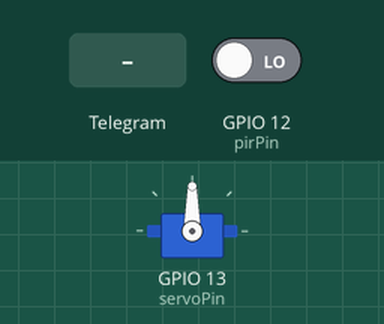
Simulated run of this sketch. Board: ESP32. On the bench: servo. The test bench sets the inputs (shaded band); at power-on: GPIO 12 (pirPin) LOW. WiFi joins after 1.5 s; servers stay silent unless stated; what the sketch prints to the serial monitor is not drawn.

Above: at 3.0 s.
3.1 s: Telegram message "/comida" received
At 5.1 s:
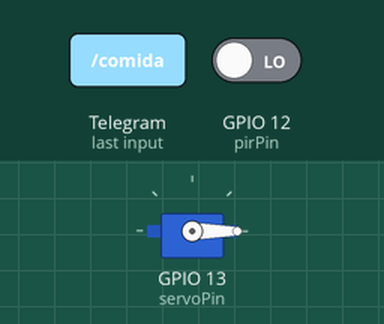
Timing chart, 0 to 6.6 s (numbered marks = the images above; inputs shaded):
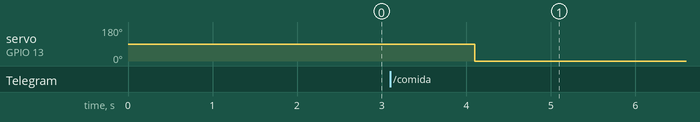

Measured:
- after the input at 3.1 s, servo on GPIO 13 (servoPin): 90° → 0° after 1.0 s

The sketch:

servo_detection.ino
```cpp
#include <WiFi.h>
#include <WiFiClientSecure.h>
#include <ESP32Servo.h> // Biblioteca compatible con ESP32
#include <UniversalTelegramBot.h>
#include <ArduinoJson.h>

Servo myservo;  // crea el objeto servo

// GPIO de salida del servo
static const int servoPin = 13;

// GPIO del sensor de movimiento
static const int pirPin = 12;

// Reemplazar con tus credenciales de Wifi
const char* ssid     = "red paredes";
const char* password = "M2934567";

// Inicializa Bot Telegram
#define BOTtoken "8123267335:AAHrBKa3R6pLJolA2miBzMHC-jxnwFL33c8"  // Tu Bot Token (Obtener de Botfather)

#define CHAT_ID "7132883650"

WiFiClientSecure client;

UniversalTelegramBot bot(BOTtoken, client);

// Variable para guardar el estado del sensor PIR
bool motionDetected = false;

void handleNewMessages(int numNewMessages) {
  for (int i = 0; i < numNewMessages; i++) {
    // Chat id of the requester
    String chat_id = String(bot.messages[i].chat_id);
    if (chat_id != CHAT_ID) {
      bot.sendMessage(chat_id, "Usuario no autorizado", "");
      continue;
    }

    String text = bot.messages[i].text;

    if (text == "/comida") {
      bot.sendMessage(chat_id, "Alimentando", "");
      myservo.write(90); // Mueve el servo a 90 grados
      delay(500);        // Espera 500 ms
      myservo.write(0);  // Regresa el servo a 0 grados
    }
  }
}

void setup() {
  Serial.begin(115200);

  myservo.attach(servoPin);  // vincula el servo en el servoPin

  pinMode(pirPin, INPUT); // Configura el pin del PIR como entrada

  // Conecta a red WiFi con SSID y password
  Serial.print("Conectando a ");
  Serial.println(ssid);
  WiFi.begin(ssid, password);
  client.setCACert(TELEGRAM_CERTIFICATE_ROOT);

  while (WiFi.status() != WL_CONNECTED) {
    delay(500);
    Serial.print(".");
  }
  // Muestra IP local
  Serial.println("");
  Serial.println("WiFi conectado.");
  Serial.println("IP address: ");
  Serial.println(WiFi.localIP());

  bot.sendMessage(CHAT_ID, "Bot iniciado", "");
}

void loop() {
  int numNewMessages = bot.getUpdates(bot.last_message_received + 1);

  while (numNewMessages) {
    handleNewMessages(numNewMessages);
    numNewMessages = bot.getUpdates(bot.last_message_received + 1);
  }

  // Leer el estado del sensor PIR
  if (digitalRead(pirPin) == HIGH) {
    if (!motionDetected) {
      // Si se detecta movimiento y no se había detectado antes, envía el mensaje
      bot.sendMessage(CHAT_ID, "Movimiento detectado", "");
      motionDetected = true; // Marca que se detectó movimiento
    }
  } else {
    motionDetected = false; // Restablece el estado si no hay movimiento
  }
}
```
